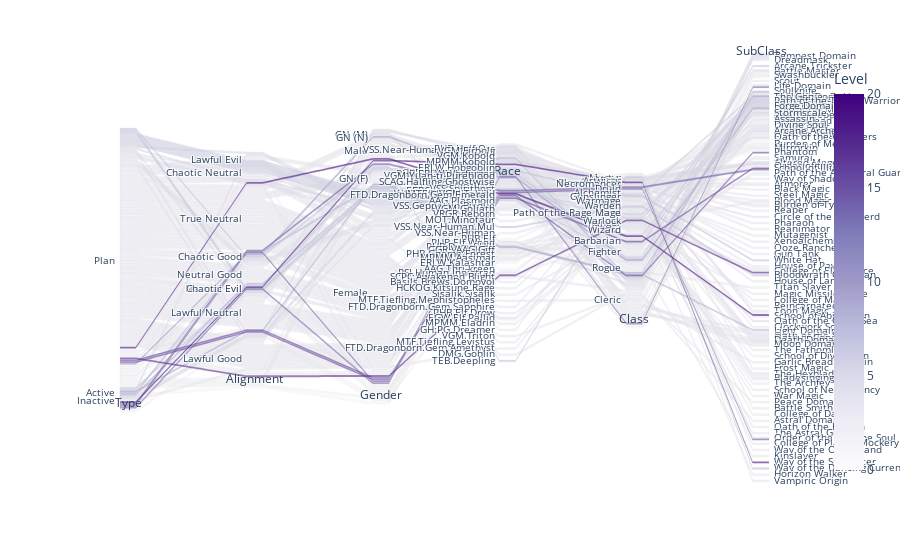

Notebook code cell kept with this figure:
### Code cell
import pandas as pd
import plotly.express as px
import numpy as np
pd.set_option("mode.chained_assignment", None)
import ipywidgets as widgets
from ipywidgets import HBox, VBox
import numpy as np

import matplotlib.pyplot as plt
from IPython.display import display
from itables import init_notebook_mode
init_notebook_mode(all_interactive=True)      

def Cla_Spilt(cs0):
    cs1 = cs0.split(":")
    cs2 = cs1[0].split(".")
    
    S1=""
    S2=""
    S3=0
    
    try:
      S1 = cs2[1].strip()
    except:
      S1 = ""
    
    try:
      S2 = cs2[2].strip()
    except:
      S2 = ""
    
    try:
      S3 = int(cs1[1].strip())
    except:
      S3 = 0
    
    return [S1,S2,S3]
    

Table_Character = pd.read_csv('/home/jovyan/Data/Characters.csv')
Col = ['ID','Name','Type','Alignment','Gender','Race','Class','SubClass','Level']
Col2 = ['ID','Name','Type','Alignment','Gender','Race','Class Breakdown']

Data = []
for x1, y1 in Table_Character.iterrows():
    Ro = [y1['ID'],y1['Name'],y1['Type'],y1['Alignment'],y1['Gender'],y1['Race']]
    CB = y1['Class Breakdown']
    if "," in CB:
        x = CB.split(",")
        for y in x:
            st = Cla_Spilt(y)
            arr1 = array(Ro)
            arr3 = np.concatenate((arr2, st))
            Data.append(arr3)
    else:
        arr2 = array(Ro)
        st = Cla_Spilt(CB)
        arr3 = np.concatenate((arr2, st))
        Data.append(arr3)

Data.insert(0, Col)
df = pd.DataFrame(Data)      
df.columns = df.iloc[0]
df = df[1:]

df.to_csv('/home/jovyan/Data/Para_Class.csv', index=False) #<<<<<<<
PCT = pd.read_csv('/home/jovyan/Data/Para_Class.csv')

#dimensions=['ID','Name','Type','Alignment','Gender','Race','Class','SubClass', 'Level']
fig = px.parallel_categories(PCT,
                             dimensions=['Type','Alignment','Gender','Race','Class','SubClass'],
                             color="Level", color_continuous_scale=px.colors.sequential.Purples)
fig.update_layout(height=1000)
fig.show()

### Figure 1 — Plotly figure (JSON) as saved in the notebook; plotly's stock layout.template omitted (floating-point values rounded to 4 significant figures; data arrays with more than 128 entries replaced by an {"elided": "..."} marker saying what was removed)
{"data": [{"dimensions": [{"label": "Type", "values": {"elided": "166 str values"}}, {"label": "Alignment", "values": {"elided": "166 str values"}}, {"label": "Gender", "values": {"elided": "166 str values"}}, {"label": "Race", "values": {"elided": "166 str values"}}, {"label": "Class", "values": {"elided": "166 str values"}}, {"label": "SubClass", "values": {"elided": "166 str values"}}], "domain": {"x": [0, 1], "y": [0, 1]}, "line": {"color": {"elided": "166 int values"}, "coloraxis": "coloraxis"}, "name": "", "type": "parcats"}], "layout": {"coloraxis": {"colorbar": {"title": {"text": "Level"}}, "colorscale": [[0, "rgb(252,251,253)"], [0.125, "rgb(239,237,245)"], [0.25, "rgb(218,218,235)"], [0.375, "rgb(188,189,220)"], [0.5, "rgb(158,154,200)"], [0.625, "rgb(128,125,186)"], [0.75, "rgb(106,81,163)"], [0.875, "rgb(84,39,143)"], [1, "rgb(63,0,125)"]]}, "legend": {"tracegroupgap": 0}, "margin": {"t": 60}, "autosize": true}}
